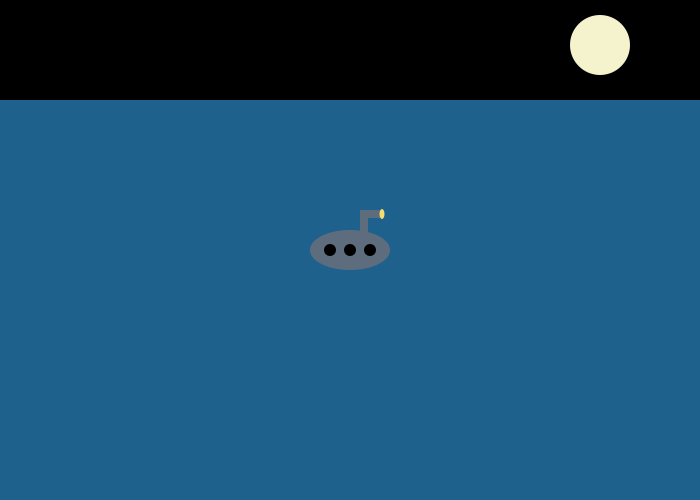
Frame 1 (no input)
Frame 60 (the mouse pressed at the canvas centre just before this capture): identical to frame 1, image omitted
Frame 120 (the mouse held since frame 60 and released just before this capture): identical to frame 1, image omitted

The Processing sketch that drew this single still picture (run headless with seeded random() and noise(); from frame 60 on, the mouse is pressed at the canvas centre):

// Processing sketch: sketch_190912a
// ── sketch_190912a.pde
//creates floats
float X1 = 0;
float Y1 = 0;
float X2 = 0;
float Y2 = 0;
float X3 = 0;
float Y3 = 0;
float X4 = 0;
float X5 = 0;
//establishes booleans for directions
boolean right = false;
boolean left = false;
boolean up = false;
boolean down = false;
// sets starting values and images
void setup() {
  size(700, 500);
  background(31, 97, 141);
  fill(0);
  rect(0, 0, width, 50);
 // fill(245, 243, 206);
  //ellipse(600, 25, 30, 30);
  X1 = width/2;
  Y1 = height/2;
  X2 = 360;
  Y2 = 210;
  X3 = 382;
  Y3 = 214;
  X4 = 330;
  X5 = 370;
  noStroke();
}

void draw() {
  //wipe(VERY IMPORTANTE)
  background(31, 97, 141);
  rect(0, 0, width, 100);
  fill(245, 243, 206);
  ellipse(600, 45, 60, 60);
  //changes position
  if (left) {
    X1 = X1 - 5;
    X2 = X2 - 5;
    X3 = X3 - 5;
    X4 = X4 - 5;
    X5 = X5 - 5;
  }
  if (right) {
    X1 = X1 + 5;
    X2 = X2 + 5;
    X3 = X3 + 5;
    X4 = X4 + 5;
    X5 = X5 + 5;
  }
  if (up) {
    Y1 = Y1 - 5;
    Y2 = Y2 - 5;
    Y3 = Y3 - 5;
  }
  if (down) {
    Y1 = Y1 + 5;
    Y2 = Y2 + 5;
    Y3 = Y3 + 5;
  }
  //draws submarine
  fill(93, 109, 126);
  rect(X2, Y2, 20, 8);
  rect(X2, Y2, 8, 25);
  ellipse(X1, Y1, 80, 40);
  fill(247, 220, 111);
  ellipse(X3, Y3, 5, 10);
  fill(0);
  ellipse(X1, Y1, 12, 12);
  ellipse(X4, Y1, 12, 12);
  ellipse(X5, Y1, 12, 12);
  
  //creates boundaries
  if (X1 < 40) {
    X1 = 40;
  }
  if (X1 > 660) {
    X1 = 660;
  }
  if (X2 < 50) {
    X2 = 50;
  }
  if (X2 > 670) {
    X2 = 670;
  }
  if (X3 < 72) {
    X3 = 72;
  }
  if (X3 > 692) {
    X3 = 692;
  }
  if (X4 < 20) {
    X4 = 20;
  }
  if (X4 > 640) {
    X4 = 640;
  }
  if (X5 < 60) {
    X5 = 60;
  }
  if (X5 > 680) {
    X5 = 680;
  }
  if (Y1 < 120) {
    Y1 = 120;
  }
  if (Y1 > 480) {
    Y1 = 480;
  }
  if (Y2 < 80) {
    Y2 = 80;
  }
  if (Y2 > 440) {
    Y2 = 440;
  }
  if (Y3 < 84) {
    Y3 = 84;
  }
  if (Y3 > 444) {
    Y3 = 444;
  }
  //only moves when key is pressed
  //(WASD movements)
  if (keyPressed == true) {
    if (key == 'a') {
    left = true;
  }
  if (key == 'd') {
    right = true;
  }
  if (key == 'w') {
    up = true;
  }
  if (key == 's') {
    down = true;
  }
  }
  else {
    left = false;
    right = false;
    up = false;
    down = false;
  }
}
